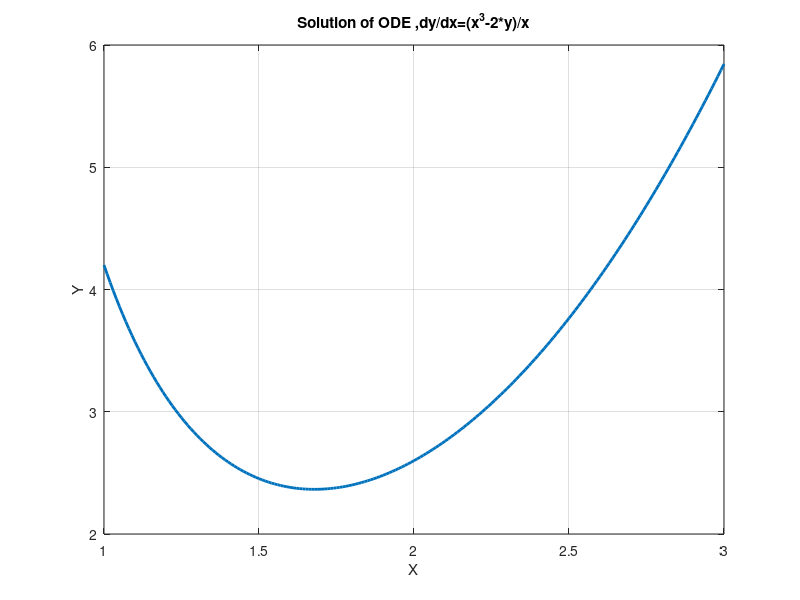

Here is the MATLAB script that generated this plot:
clc;clear all;clf
ode1=@(x,y)(x^3-2*y)/x
[x,y]=ode45(ode1,[1:0.01:3],4.2)
plot(x,y,'linewidth',2)
xlabel('X'),ylabel('Y'),grid on
title('Solution of ODE ,dy/dx=(x^3-2*y)/x')